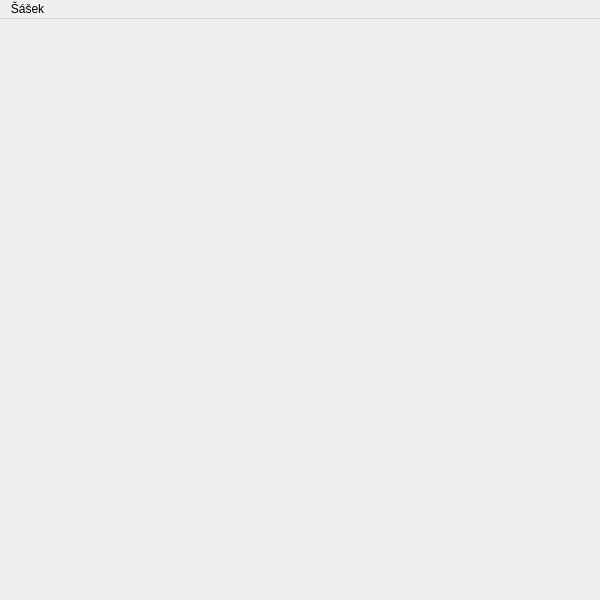
<?xml version="1.0" encoding="UTF-8"?>
<ui version="4.0">
 <class>MainWindow</class>
 <widget class="QMainWindow" name="MainWindow">
  <property name="geometry">
   <rect>
    <x>0</x>
    <y>0</y>
    <width>600</width>
    <height>600</height>
   </rect>
  </property>
  <property name="sizePolicy">
   <sizepolicy hsizetype="Fixed" vsizetype="Fixed">
    <horstretch>0</horstretch>
    <verstretch>0</verstretch>
   </sizepolicy>
  </property>
  <property name="windowTitle">
   <string>Šášek</string>
  </property>
  <widget class="Board" name="board"/>
  <widget class="QMenuBar" name="menuBar">
   <property name="geometry">
    <rect>
     <x>0</x>
     <y>0</y>
     <width>600</width>
     <height>23</height>
    </rect>
   </property>
   <widget class="QMenu" name="menu_ek">
    <property name="title">
     <string>Šášek</string>
    </property>
    <addaction name="actionNew_game"/>
    <addaction name="actionRotate_board_now"/>
    <addaction name="actionBoard_rotation"/>
    <addaction name="actionQuit"/>
   </widget>
   <addaction name="menu_ek"/>
  </widget>
  <action name="actionRotate_board_now">
   <property name="text">
    <string>Rotate board now!</string>
   </property>
   <property name="shortcut">
    <string>Ctrl+R</string>
   </property>
  </action>
  <action name="actionBoard_rotation">
   <property name="checkable">
    <bool>true</bool>
   </property>
   <property name="checked">
    <bool>true</bool>
   </property>
   <property name="text">
    <string>Board rotation</string>
   </property>
  </action>
  <action name="actionQuit">
   <property name="text">
    <string>Quit</string>
   </property>
   <property name="shortcut">
    <string>Ctrl+Q</string>
   </property>
  </action>
  <action name="actionNew_game">
   <property name="text">
    <string>New game</string>
   </property>
   <property name="shortcut">
    <string>Ctrl+N</string>
   </property>
  </action>
 </widget>
 <customwidgets>
  <customwidget>
   <class>Board</class>
   <extends>QWidget</extends>
   <header>board.h</header>
   <container>1</container>
   <slots>
    <slot>rotateBoard()</slot>
    <slot>setRotationEnabled(bool)</slot>
   </slots>
  </customwidget>
 </customwidgets>
 <resources/>
 <connections>
  <connection>
   <sender>actionRotate_board_now</sender>
   <signal>triggered()</signal>
   <receiver>board</receiver>
   <slot>rotateBoard()</slot>
   <hints>
    <hint type="sourcelabel">
     <x>-1</x>
     <y>-1</y>
    </hint>
    <hint type="destinationlabel">
     <x>299</x>
     <y>311</y>
    </hint>
   </hints>
  </connection>
  <connection>
   <sender>actionBoard_rotation</sender>
   <signal>toggled(bool)</signal>
   <receiver>board</receiver>
   <slot>setRotationEnabled(bool)</slot>
   <hints>
    <hint type="sourcelabel">
     <x>-1</x>
     <y>-1</y>
    </hint>
    <hint type="destinationlabel">
     <x>299</x>
     <y>311</y>
    </hint>
   </hints>
  </connection>
  <connection>
   <sender>actionQuit</sender>
   <signal>triggered()</signal>
   <receiver>MainWindow</receiver>
   <slot>close()</slot>
   <hints>
    <hint type="sourcelabel">
     <x>-1</x>
     <y>-1</y>
    </hint>
    <hint type="destinationlabel">
     <x>299</x>
     <y>299</y>
    </hint>
   </hints>
  </connection>
  <connection>
   <sender>actionNew_game</sender>
   <signal>triggered()</signal>
   <receiver>MainWindow</receiver>
   <slot>newGame()</slot>
   <hints>
    <hint type="sourcelabel">
     <x>-1</x>
     <y>-1</y>
    </hint>
    <hint type="destinationlabel">
     <x>299</x>
     <y>299</y>
    </hint>
   </hints>
  </connection>
 </connections>
 <slots>
  <slot>newGame()</slot>
 </slots>
</ui>
